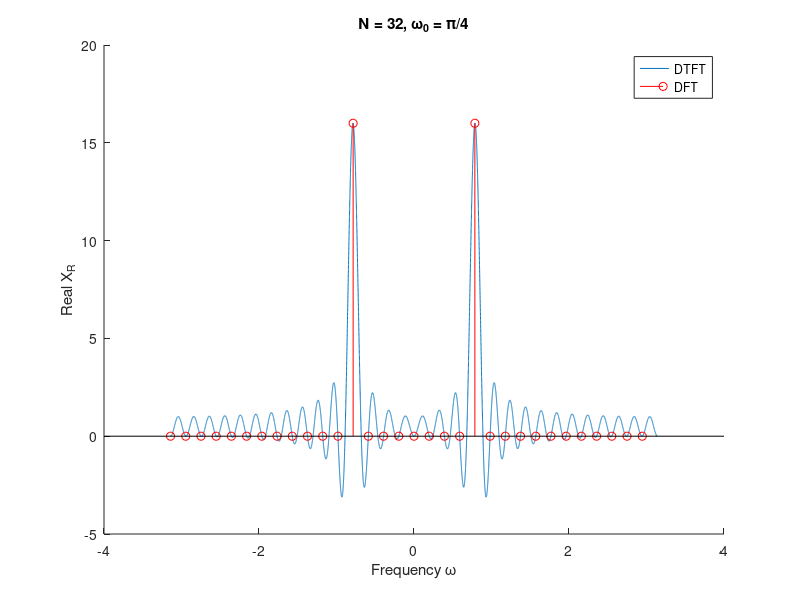
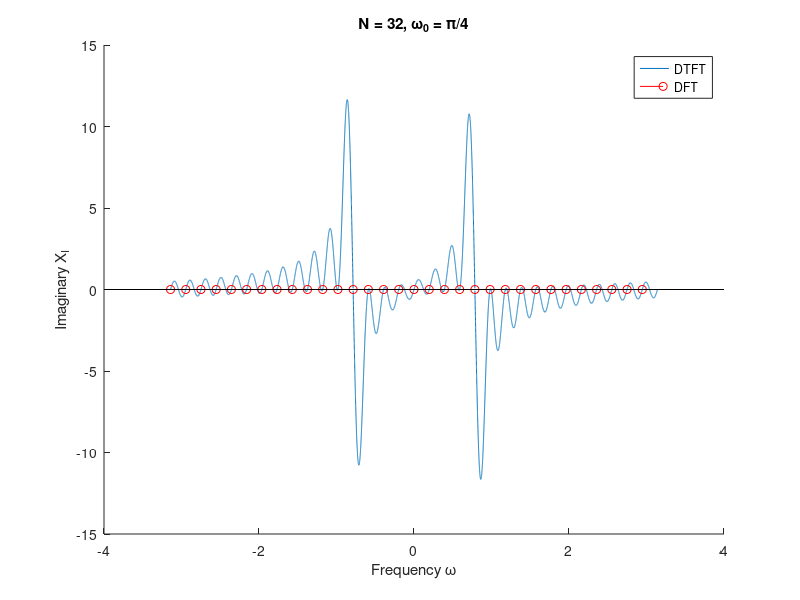
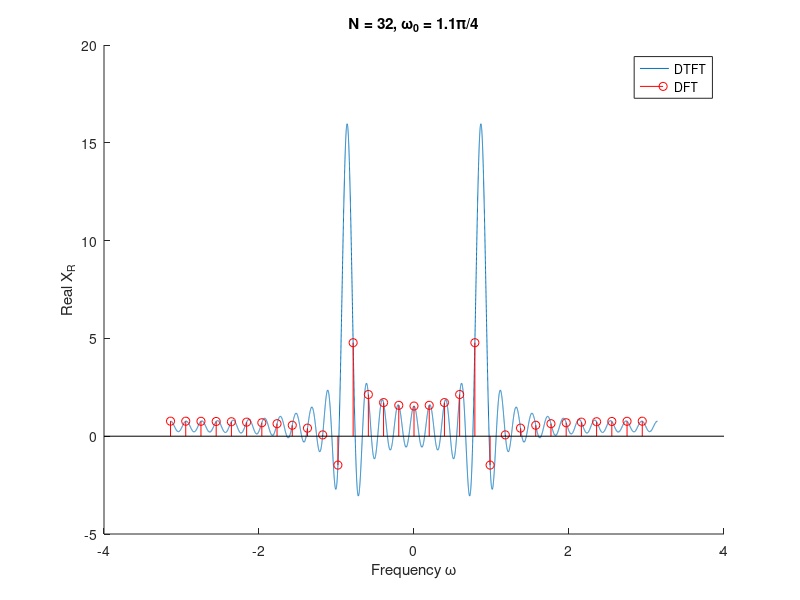
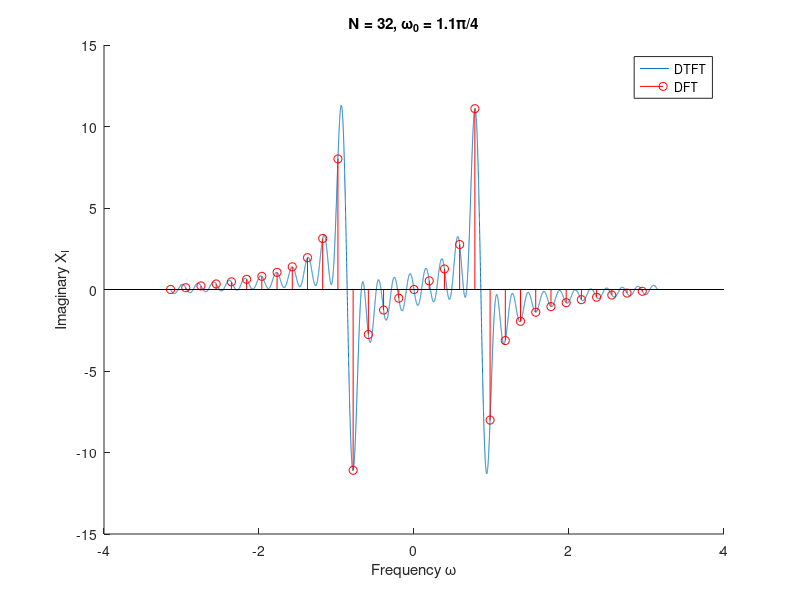

Write the MATLAB code that produced these figures, in order.
%% 2.2c
clear all; close all; clc
w0 = pi/4;
N = 32;

A = 1;

w = (-pi:pi/10000:pi);
    
Xr = (A/2).*(cos((w-w0).*(N-1)/2).*(sin((w-w0).*N/2)./sin((w-w0)./2))) ...
    +(A/2).*(cos((w+w0).*(N-1)/2).*(sin((w+w0).*N/2)./sin((w+w0)./2)));
Xi = -(A/2).*(sin((w-w0).*(N-1)/2).*(sin((w-w0).*N/2)./sin((w-w0)./2))) ...
    -(A/2).*(sin((w+w0).*(N-1)/2).*(sin((w+w0).*N/2)./sin((w+w0)./2)));

n = 1:32;
N = length(n);
x_dft = A.*cos(w0*(n-1));
figure
plot(x_dft)
X_dft = fftshift(fft(x_dft));
w_dft = (0:2/N:2*(N-1)/N).*pi-pi;

figure;
hold on
plot(w,Xr)
stem(w_dft,real(X_dft),'r')
title('N = 32, \omega_0 = \pi/4'), ylabel('Real X_R'),xlabel('Frequency \omega')
legend('DTFT','DFT')
hold off
print -dpng -r300 ./hw1_2-2c_real.png

figure
hold on
plot(w,Xi)
stem(w_dft,imag(X_dft),'r')
title('N = 32, \omega_0 = \pi/4'), ylabel('Imaginary X_I'),xlabel('Frequency \omega')
legend('DTFT','DFT')
hold off
print -dpng -r300 ./hw1_2-2c_im.png

%% 2.2d
clear all; close all; clc
w0 = 1.1*pi/4;
N = 32;

A = 1;

w = (-pi:pi/10000:pi);
    
Xr = (A/2).*(cos((w-w0).*(N-1)/2).*(sin((w-w0).*N/2)./sin((w-w0)./2))) ...
    +(A/2).*(cos((w+w0).*(N-1)/2).*(sin((w+w0).*N/2)./sin((w+w0)./2)));
Xi = -(A/2).*(sin((w-w0).*(N-1)/2).*(sin((w-w0).*N/2)./sin((w-w0)./2))) ...
    -(A/2).*(sin((w+w0).*(N-1)/2).*(sin((w+w0).*N/2)./sin((w+w0)./2)));

n = 1:32;
N = length(n);
x_dft = A.*cos(w0*(n-1));
figure
stem(x_dft)
X_dft = fftshift(fft(x_dft));
w_dft = (0:2/N:2*(N-1)/N).*pi-pi;

figure;
hold on
plot(w,Xr)
stem(w_dft,real(X_dft),'r')
title('N = 32, \omega_0 = 1.1\pi/4'), ylabel('Real X_R'),xlabel('Frequency \omega')
hold off
legend('DTFT','DFT')

print -dpng -r300 ./hw1_2-2d_real.png

figure
hold on
plot(w,Xi)
stem(w_dft,imag(X_dft),'r')
title('N = 32, \omega_0 = 1.1\pi/4'), ylabel('Imaginary X_I'),xlabel('Frequency \omega')
hold off
legend('DTFT','DFT')

print -dpng -r300 ./hw1_2-2d_im.png

%% 2.5a
clear all; close all; clc

% analytical solution
n_an = 0:100;
xx_an = (n_an+1).*(0.9).^n_an;

figure
stem(n_an,xx_an)
xlabel('n'), ylabel('x[n]*x[n]'),title('Analytical solution')
% print -dpng -r300 ./hw1_2-5a.png

% convolution via matlab
n = 0:50;
x = (0.9).^n;
xx_conv = conv(x,x);
n_conv = 0:length(xx_conv)-1;
figure
stem(n_conv,xx_conv)
xlabel('n'), ylabel('x[n]*x[n]'),title('Solution via conv()')
% print -dpng -r300 ./hw1_2-5b.png

% filter via matlab
n_filt = 0:100;
x = (0.9).^n_filt;
b = 1;
a = [1 -0.9];
xx_filt = filter(b,a,x);
figure
stem(n_filt,xx_filt)
xlabel('n'), ylabel('x[n]*x[n]'),title('Solution via filter()')
% print -dpng -r300 ./hw1_2-5c.png

figure
hold on
s1 = stem(n_an,abs(xx_an-xx_conv));
s2 = stem(n_an,abs(xx_an-xx_filt),'r');
xlabel('n'), ylabel('Absolute Error x[n]*x[n]')
title('Matlab error (\Deltax[n]*x[n] from analytical solution)')
hold off
legend([s1(1),s2(1)],{'Error from conv()','Error from filter()'})
% print -dpng -r300 ./hw1_2-5d.png

%% 3.7
clear all; close all; clc

x = 0:0.1:10;

fy2 = x.*exp(-x);
fy3 = (x.^2/2).*exp(-x);
fy4 = (x.^3/6).*exp(-x);

sum(fy4)
sum(fy3)

hold on;
p1 = plot(x,fy2)
p2 = plot(x,fy3)
p3 = plot(x,fy4)
hold off

legend([p1 p2 p3],{'f_y_2','f_y_3','f_y_4'})
xlabel('x'), ylabel('PDF f(x)')

print -dpng -r300 ./hw1_3.7.png
